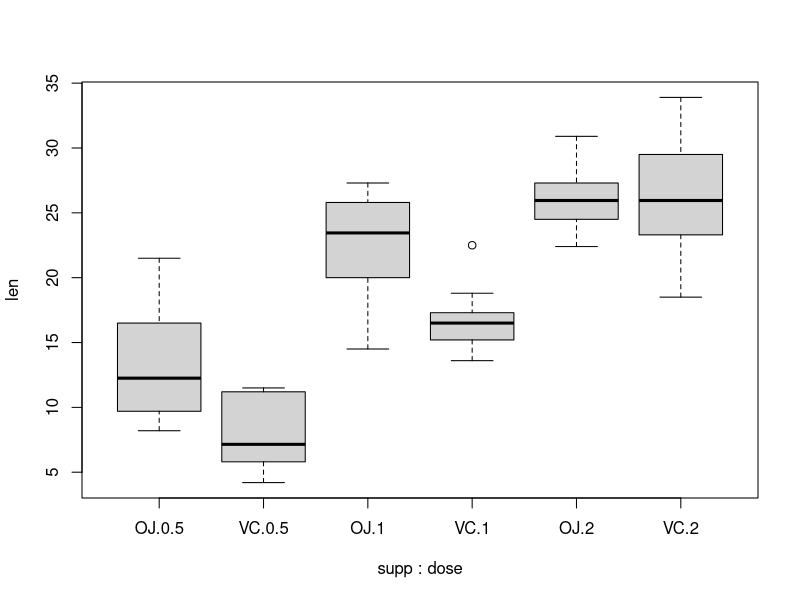
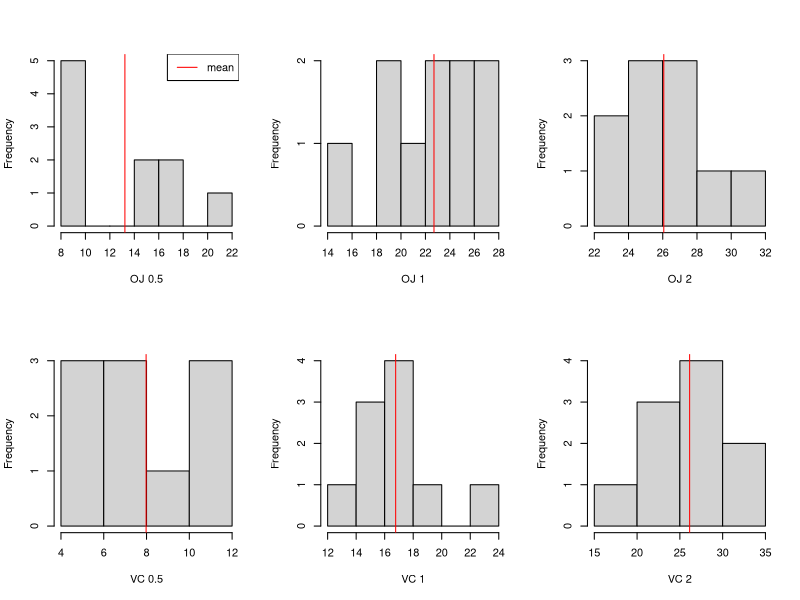

The R source for these figures, in order:
## ---- chunk 1
knitr::opts_chunk$set(echo = FALSE)

library(knitr)
data(ToothGrowth)
## ---- chunk 2
head(ToothGrowth)
## ---- chunk 3
boxplot(formula = len ~ supp + dose, data = ToothGrowth)
## ---- chunk 4
group_extract <- function(supp_str = 'all', dose = -1) {
    if (supp_str != 'all' & dose != -1) {
        return(ToothGrowth$len[(ToothGrowth$supp == supp_str) & (ToothGrowth$dose == dose)])
    } else {
        if (supp_str == 'all') {
            return(ToothGrowth$len[ToothGrowth$dose == dose])
        } else {
            return(ToothGrowth$len[ToothGrowth$supp == supp_str])
        }
    }
}

group_plot <- function(supp_str, dose) {
    data <- group_extract(supp_str, dose)
    
    hist(data, xlab = paste(supp_str, dose), main = '')
    abline(v = mean(data), col = 'red')
}

supp_strs <- c('OJ', 'VC')
dosages <- c(0.5, 1, 2)

par(mfrow = c(2, 3))

for (row in 1:2) {
    for (col in 1:3) {
        group_plot(supp_strs[row], dosages[col])
        
        if ((row == 1) & (col == 1)) {
            legend('topright', legend = c('mean'), lty = 1, col = 'red')
        }
    }
}
## ---- chunk 5
# set random number generator seed for reproducibility
set.seed(1234)

bootstrap <- function(supp_str, dose, n_samp) {
    
    data <- group_extract(supp_str, dose)
    
    resampled <- replicate(n_samp, mean(sample(data, replace = TRUE)))
    
    return(resampled)
}
## ---- chunk 6
# Test if mean of sample 1 is greather than mean of sample 2 using bootstrap
# 
# ARGS:
# bs1, bs2: empirically bootstrapped sample means for group 1 and group 2
# 
# Returns p-value for alt: mean bs1 > mean bs2
two_sample_bootstrap <- function(bs1, bs2) {
    
    mean_diff <- bs1 - bs2
    
    avg_diff <- mean(mean_diff)
    
    mean_diff_centered <- bs1 - bs2 - avg_diff
    
    p_val <- length(mean_diff_centered[mean_diff_centered > avg_diff])/
        length(mean_diff_centered)
    
    return(p_val)
}
## ---- chunk 7
for (i in 1:3) {
    assign(paste('dose', dosages[i], sep = '_'), 
           bootstrap(supp_str = 'all', dose = dosages[i], 1000))
}

pvals_dose <-c(two_sample_bootstrap(dose_2, dose_1), 
               two_sample_bootstrap(dose_2, dose_0.5), 
               two_sample_bootstrap(dose_1, dose_0.5))

names(pvals_dose) <- c('(X2 > X1)', '(X2 > X0.5)', '(X1 > X0.5)')

print(pvals_dose)
## ---- chunk 8
for (i in 1:2) {
    assign(paste('supp', supp_strs[i], sep = '_'), 
           bootstrap(supp_str = supp_strs[i], dose = -1, 1000))
}

pvals_supp <- two_sample_bootstrap(supp_OJ, supp_VC)
## ---- chunk 9
for (supp in 1:2) {
    for (dose in 1:3) {
        
        data <- bootstrap(supp_strs[supp], dosages[dose], 1000)
        
        assign(paste(supp_strs[supp], dosages[dose], sep = '_'), data)
    }
}
## ---- chunk 10
p_matrix <- matrix(data = NA, nrow = 6, ncol = 6)

rep_strs <- rep(supp_strs, 3)
rep_dosages <- rep(dosages, 2)


for (i in 1:6) {
    for (j in 1:6) {
        if (i != j) {
           
            p_matrix[i, j] = two_sample_bootstrap(
                get(paste(rep_strs[i], rep_dosages[i], sep = '_')),
                get(paste(rep_strs[j], rep_dosages[j], sep = '_')))
        }
    }
}

dimnames(p_matrix) <- list(paste(rep_strs, rep_dosages, sep = '_'), 
                           paste(rep_strs, rep_dosages, sep = '_'))

kable(p_matrix)
## ---- chunk 11
index <- p_matrix < 0.05 & !is.na(p_matrix)

for (i in 1:6) {
    for (j in 1:6) {
        if (index[i, j]) {
            print(paste(rownames(index)[i], ' > ', colnames(index)[j], 
                        ', P-val = ', p_matrix[i, j], sep = ''), 
                  quote = FALSE)
        }
    }
}
